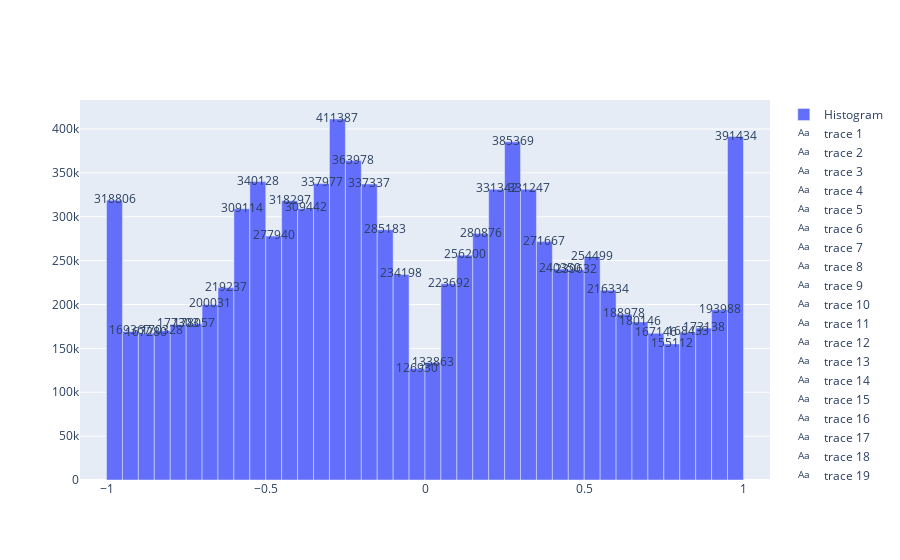

The notebook cell this image was saved under:
### Code cell
# Plot the figure
counts, bins = np.histogram(df_interest['ScoreChange'], bins=40)
bin_midpoints = bins[:-1] + np.diff(bins)/2

fig = go.Figure()

fig.add_trace(go.Bar(
    x=bin_midpoints,
    y=counts,
    width=np.diff(bins), # makes bars have correct widths
    name='Histogram'
))
# add text labels for counts
for i in range(len(counts)):
    fig.add_trace(go.Scatter(
        x=[bin_midpoints[i]],
        y=[counts[i]],
        text=[str(counts[i])],
        mode='text',
    ))

fig.show()

### Figure 1 — Plotly figure (JSON) as saved in the notebook; plotly's stock layout.template omitted (floating-point values rounded to 4 significant figures)
{"data": [{"name": "Histogram", "type": "bar", "width": [0.05, 0.05, 0.05, 0.05, 0.05, 0.05, 0.05, 0.05, 0.05, 0.05, 0.05, 0.05, 0.05, 0.05, 0.05, 0.05, 0.05, 0.05, 0.05, 0.05, 0.05, 0.05, 0.05, 0.05, 0.05, 0.05, 0.05, 0.05, 0.05, 0.05, 0.05, 0.05, 0.05, 0.05, 0.05, 0.05, 0.05, 0.05, 0.05, 0.05], "x": [-0.9749, -0.9249, -0.8749, -0.8249, -0.7749, -0.7249, -0.6749, -0.6249, -0.575, -0.525, -0.475, -0.425, -0.375, -0.325, -0.275, -0.225, -0.175, -0.125, -0.075, -0.025, 0.025, 0.07499, 0.125, 0.175, 0.225, 0.275, 0.325, 0.375, 0.425, 0.475, 0.525, 0.5749, 0.6249, 0.6749, 0.7249, 0.7749, 0.8249, 0.8749, 0.9249, 0.9749], "y": [318806, 169367, 167280, 170328, 177303, 178057, 200031, 219237, 309114, 340128, 277940, 318297, 309442, 337977, 411387, 363978, 337337, 285183, 234198, 126930, 133863, 223692, 256200, 280876, 331342, 385369, 331247, 271667, 240350, 239632, 254499, 216334, 188978, 180146, 167146, 155112, 168433, 173138, 193988, 391434]}, {"mode": "text", "text": ["318806"], "type": "scatter", "x": [-0.9749], "y": [318806]}, {"mode": "text", "text": ["169367"], "type": "scatter", "x": [-0.9249], "y": [169367]}, {"mode": "text", "text": ["167280"], "type": "scatter", "x": [-0.8749], "y": [167280]}, {"mode": "text", "text": ["170328"], "type": "scatter", "x": [-0.8249], "y": [170328]}, {"mode": "text", "text": ["177303"], "type": "scatter", "x": [-0.7749], "y": [177303]}, {"mode": "text", "text": ["178057"], "type": "scatter", "x": [-0.7249], "y": [178057]}, {"mode": "text", "text": ["200031"], "type": "scatter", "x": [-0.6749], "y": [200031]}, {"mode": "text", "text": ["219237"], "type": "scatter", "x": [-0.6249], "y": [219237]}, {"mode": "text", "text": ["309114"], "type": "scatter", "x": [-0.575], "y": [309114]}, {"mode": "text", "text": ["340128"], "type": "scatter", "x": [-0.525], "y": [340128]}, {"mode": "text", "text": ["277940"], "type": "scatter", "x": [-0.475], "y": [277940]}, {"mode": "text", "text": ["318297"], "type": "scatter", "x": [-0.425], "y": [318297]}, {"mode": "text", "text": ["309442"], "type": "scatter", "x": [-0.375], "y": [309442]}, {"mode": "text", "text": ["337977"], "type": "scatter", "x": [-0.325], "y": [337977]}, {"mode": "text", "text": ["411387"], "type": "scatter", "x": [-0.275], "y": [411387]}, {"mode": "text", "text": ["363978"], "type": "scatter", "x": [-0.225], "y": [363978]}, {"mode": "text", "text": ["337337"], "type": "scatter", "x": [-0.175], "y": [337337]}, {"mode": "text", "text": ["285183"], "type": "scatter", "x": [-0.125], "y": [285183]}, {"mode": "text", "text": ["234198"], "type": "scatter", "x": [-0.075], "y": [234198]}, {"mode": "text", "text": ["126930"], "type": "scatter", "x": [-0.025], "y": [126930]}, {"mode": "text", "text": ["133863"], "type": "scatter", "x": [0.025], "y": [133863]}, {"mode": "text", "text": ["223692"], "type": "scatter", "x": [0.07499], "y": [223692]}, {"mode": "text", "text": ["256200"], "type": "scatter", "x": [0.125], "y": [256200]}, {"mode": "text", "text": ["280876"], "type": "scatter", "x": [0.175], "y": [280876]}, {"mode": "text", "text": ["331342"], "type": "scatter", "x": [0.225], "y": [331342]}, {"mode": "text", "text": ["385369"], "type": "scatter", "x": [0.275], "y": [385369]}, {"mode": "text", "text": ["331247"], "type": "scatter", "x": [0.325], "y": [331247]}, {"mode": "text", "text": ["271667"], "type": "scatter", "x": [0.375], "y": [271667]}, {"mode": "text", "text": ["240350"], "type": "scatter", "x": [0.425], "y": [240350]}, {"mode": "text", "text": ["239632"], "type": "scatter", "x": [0.475], "y": [239632]}, {"mode": "text", "text": ["254499"], "type": "scatter", "x": [0.525], "y": [254499]}, {"mode": "text", "text": ["216334"], "type": "scatter", "x": [0.5749], "y": [216334]}, {"mode": "text", "text": ["188978"], "type": "scatter", "x": [0.6249], "y": [188978]}, {"mode": "text", "text": ["180146"], "type": "scatter", "x": [0.6749], "y": [180146]}, {"mode": "text", "text": ["167146"], "type": "scatter", "x": [0.7249], "y": [167146]}, {"mode": "text", "text": ["155112"], "type": "scatter", "x": [0.7749], "y": [155112]}, {"mode": "text", "text": ["168433"], "type": "scatter", "x": [0.8249], "y": [168433]}, {"mode": "text", "text": ["173138"], "type": "scatter", "x": [0.8749], "y": [173138]}, {"mode": "text", "text": ["193988"], "type": "scatter", "x": [0.9249], "y": [193988]}, {"mode": "text", "text": ["391434"], "type": "scatter", "x": [0.9749], "y": [391434]}], "layout": {"autosize": true, "xaxis": {"autorange": true, "range": [-1.083, 1.083], "type": "linear"}, "yaxis": {"autorange": true, "range": [0, 433000.0], "type": "linear"}}}
